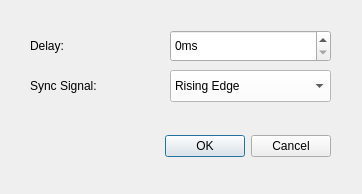
<?xml version="1.0" encoding="UTF-8"?>
<ui version="4.0">
 <class>InputConnectionConfigDialog</class>
 <widget class="QDialog" name="InputConnectionConfigDialog">
  <property name="geometry">
   <rect>
    <x>0</x>
    <y>0</y>
    <width>362</width>
    <height>194</height>
   </rect>
  </property>
  <property name="windowTitle">
   <string>Input Connection Configuration</string>
  </property>
  <widget class="QDialogButtonBox" name="buttonBox">
   <property name="geometry">
    <rect>
     <x>90</x>
     <y>130</y>
     <width>241</width>
     <height>32</height>
    </rect>
   </property>
   <property name="orientation">
    <enum>Qt::Horizontal</enum>
   </property>
   <property name="standardButtons">
    <set>QDialogButtonBox::Cancel|QDialogButtonBox::Ok</set>
   </property>
  </widget>
  <widget class="QLabel" name="delay_label">
   <property name="geometry">
    <rect>
     <x>30</x>
     <y>30</y>
     <width>141</width>
     <height>32</height>
    </rect>
   </property>
   <property name="styleSheet">
    <string notr="true">background-color: {rgb(185, 212, 125)}</string>
   </property>
   <property name="text">
    <string>Delay:</string>
   </property>
  </widget>
  <widget class="QLabel" name="sync_signal_label">
   <property name="geometry">
    <rect>
     <x>30</x>
     <y>70</y>
     <width>121</width>
     <height>32</height>
    </rect>
   </property>
   <property name="text">
    <string>Sync Signal:</string>
   </property>
  </widget>
  <widget class="QSpinBox" name="delay">
   <property name="geometry">
    <rect>
     <x>170</x>
     <y>30</y>
     <width>161</width>
     <height>32</height>
    </rect>
   </property>
   <property name="suffix">
    <string>ms</string>
   </property>
   <property name="maximum">
    <number>65535</number>
   </property>
  </widget>
  <widget class="QComboBox" name="sync_signal">
   <property name="geometry">
    <rect>
     <x>170</x>
     <y>70</y>
     <width>161</width>
     <height>32</height>
    </rect>
   </property>
   <property name="styleSheet">
    <string notr="true">background-color: rgb(255, 255, 255);
selection-color: rgb(121, 195, 169);</string>
   </property>
   <item>
    <property name="text">
     <string>Rising Edge</string>
    </property>
   </item>
   <item>
    <property name="text">
     <string>Falling Edge</string>
    </property>
   </item>
  </widget>
 </widget>
 <resources/>
 <connections>
  <connection>
   <sender>buttonBox</sender>
   <signal>accepted()</signal>
   <receiver>InputConnectionConfigDialog</receiver>
   <slot>accept()</slot>
   <hints>
    <hint type="sourcelabel">
     <x>248</x>
     <y>254</y>
    </hint>
    <hint type="destinationlabel">
     <x>157</x>
     <y>274</y>
    </hint>
   </hints>
  </connection>
  <connection>
   <sender>buttonBox</sender>
   <signal>rejected()</signal>
   <receiver>InputConnectionConfigDialog</receiver>
   <slot>reject()</slot>
   <hints>
    <hint type="sourcelabel">
     <x>316</x>
     <y>260</y>
    </hint>
    <hint type="destinationlabel">
     <x>286</x>
     <y>274</y>
    </hint>
   </hints>
  </connection>
 </connections>
</ui>
